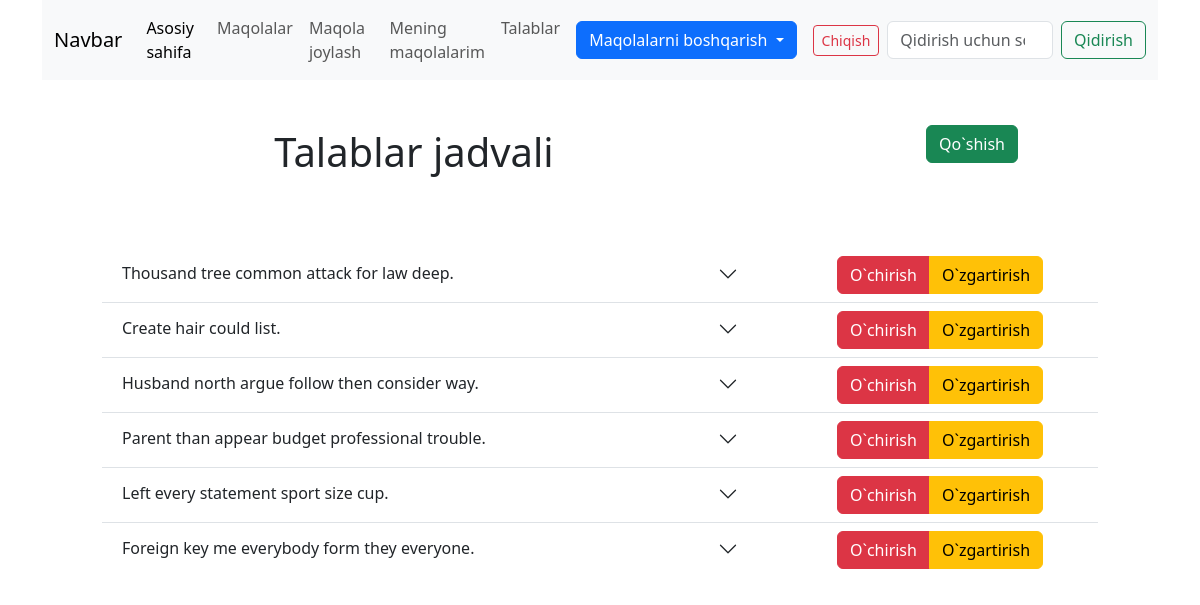
The page /necessities/list/ (signed in) on the database its author committed.
### necessities/models.py (models this page shows, shortened)
class Necessities(models.Model):
    title = models.CharField(max_length=255)
    description = RichTextField()

### necessities/views.py (the view)
# urls.py: path('list/', views.list_necessities, name='list_necessities'),  # Add this line
def list_necessities(request):
    necessities = Necessities.objects.all()
    return render(request, 'user/pages/necessities/list.html', {'necessities': necessities})

### templates/user/pages/necessities/list.html (shortened to what this page needs)
{% extends 'user/master.html' %}
{% block content %}
    <div class="container">
        <div class="row">
            <div class="col-md-8">
                <h1 class="text-center mt-5 mb-4">Talablar jadvali</h1>
            </div>
            {% if user.is_authenticated and user.is_staff %}
                <div class="col-md-4 d-flex align-items-center justify-content-center mt-2">
                    <div class="btns ar center in div">
                        <div class="btn-group" role="group" aria-label="Basic mixed styles example">
                          <a type="button" href="{% url 'create_necessity' %}" class="btn btn-success">Qo`shish</a>
                        </div>
                    </div>
                </div>
            {% endif %}
        </div>
        <div class="m-5">
              <div class="accordion accordion-flush" id="accordionFlushExample">
                  {% for necessity in necessities %}
                    <div class="accordion-item">
                        <div class="row">
                            <div class="col-md-{% if user.is_authenticated and user.is_staff %}8{% else %}12{% endif %}">
                                <h2 class="accordion-header">
                                  <button class="accordion-button collapsed" type="button" data-bs-toggle="collapse" data-bs-target="#flush-collapse{{ forloop.counter }}" aria-expanded="false" aria-controls="flush-collapseOne">
                                      {{ necessity.title }}
                                  </button>
                                </h2>
                            </div>
                            {% if user.is_authenticated and user.is_staff %}
                                <div class="col-md-4 d-flex align-items-center justify-content-center">
                                    <div class="btns ar center in div">
                                        <div class="btn-group" role="group" aria-label="Basic mixed styles example">
                                          <a type="button" href="{% url 'delete_necessity' necessity.pk %}" class="btn btn-danger mt-2 mb-2">O`chirish</a>
                                          <a type="button" href="{% url 'update_necessity' necessity.pk %}" class="btn btn-warning mt-2 mb-2">O`zgartirish</a>
                                        </div>
                                    </div>
                                </div>
                            {% endif %}
                        </div>
                  </div>
                  {% endfor %}
              </div>
            </div>
    </div>
{% endblock content %}

### rows shown on the page
Necessities: title "Thousand tree common attack for law deep."
Necessities: title "Create hair could list."
Necessities: title "Husband north argue follow then consider way."
Necessities: title "Parent than appear budget professional trouble."
Necessities: title "Left every statement sport size cup."
Necessities: title "Foreign key me everybody form they everyone."
